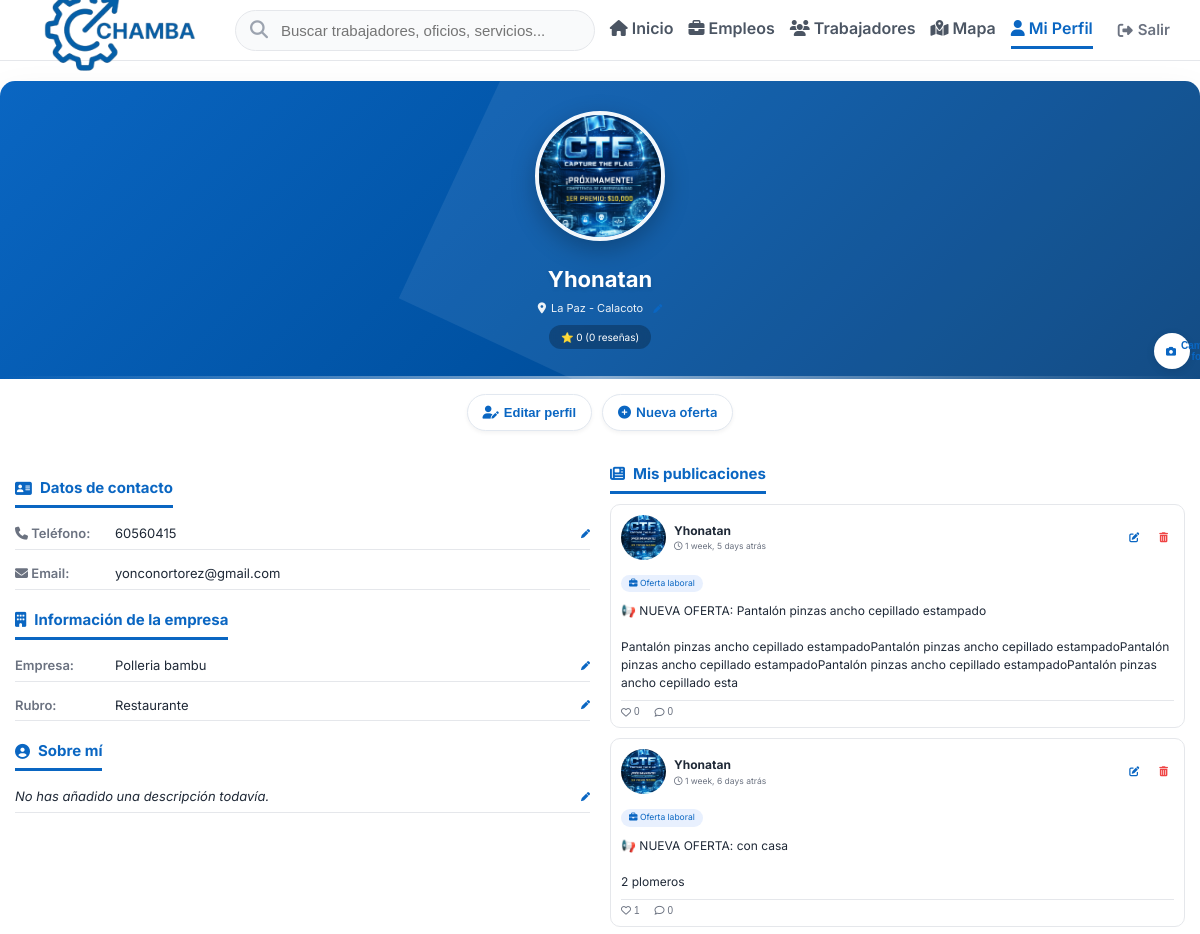
Page /perfil/ (signed in, upper part) on the earlier database version.
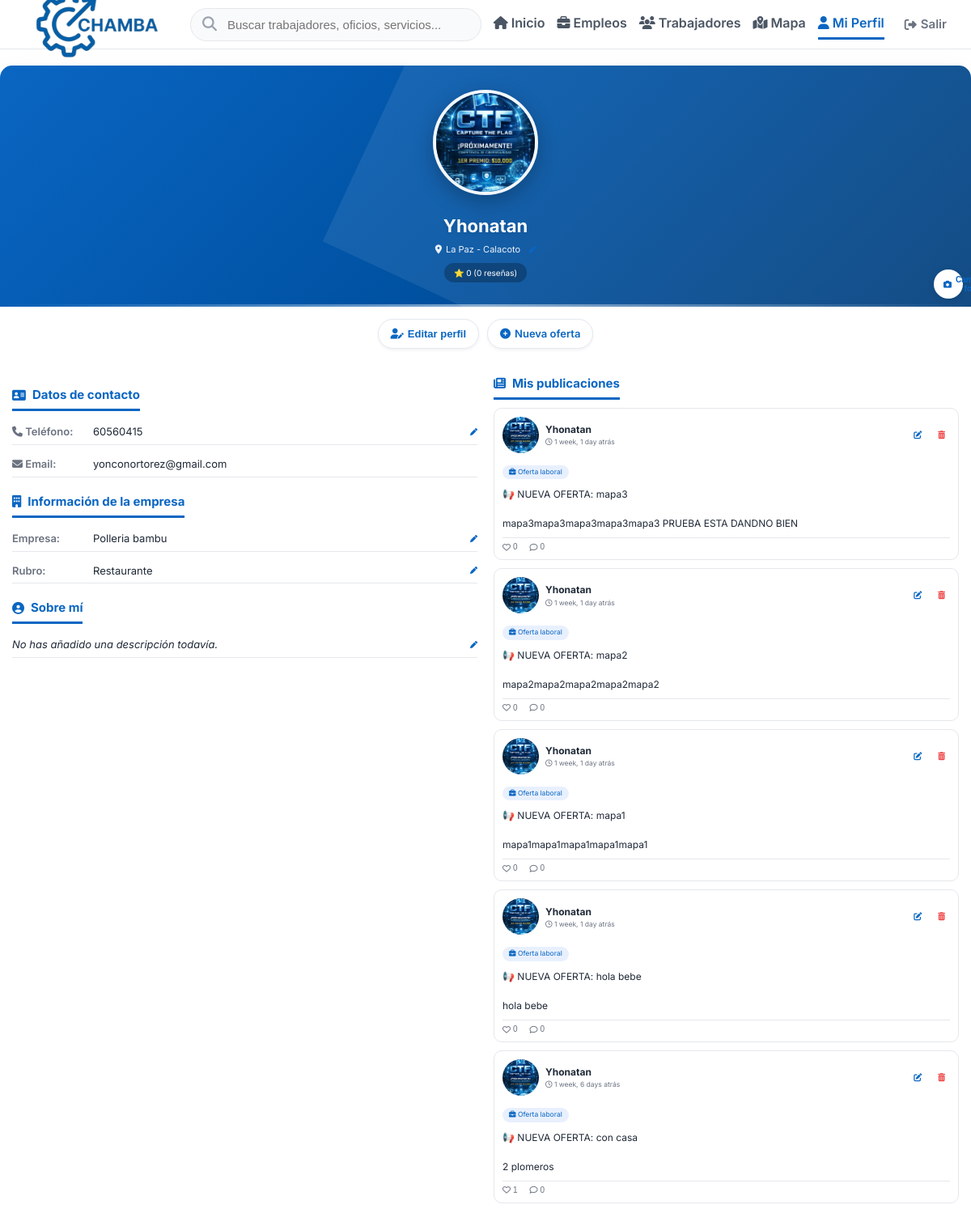
Same page on the later database version.
### oficios/models.py (models this page shows, shortened)
class Publicacion(models.Model):
    TIPO_CHOICES = (
        ("oferta", "Oferta laboral"),
        ("servicio", "Servicio ofrecido"),
        ("estado", "Estado personal"),
    )
    usuario = models.ForeignKey(
        User, on_delete=models.CASCADE, related_name="publicaciones"
    )
    contenido = models.TextField()
    tipo = models.CharField(max_length=10, choices=TIPO_CHOICES, default="estado")
    imagen = models.ImageField(upload_to="publicaciones/", blank=True, null=True)
    fecha_creacion = models.DateTimeField(default=timezone.now)
    class Meta:
        ordering = ["-fecha_creacion"]

class Perfil(models.Model):
    TIPO_CHOICES = (
        ("trabajador", "Trabajador de Oficio"),
        ("empleador", "Empleador"),
    )
    usuario = models.OneToOneField(
        User, on_delete=models.CASCADE, related_name="perfil"
    )
    tipo = models.CharField(max_length=15, choices=TIPO_CHOICES)
    telefono = models.CharField(max_length=25)
    ubicacion = models.CharField(max_length=150)
    foto_perfil = models.ImageField(upload_to="perfiles/", blank=True, null=True)
    oficios = models.CharField(max_length=200, blank=True, null=True)
    descripcion_personal = models.TextField(blank=True, null=True)
    anios_experiencia = models.PositiveIntegerField(default=0, blank=True, null=True)
    disponible = models.BooleanField(default=True)
    fotos_portafolio = models.TextField(blank=True, null=True)
    contactos_externos = models.JSONField(blank=True, null=True)
    nombre_empresa = models.CharField(max_length=150, blank=True, null=True)
    rubro = models.CharField(max_length=100, blank=True, null=True)
    promedio_calificacion = models.DecimalField(
        max_digits=3, decimal_places=2, default=0.0
    )
    total_calificaciones = models.PositiveIntegerField(default=0)
    fecha_registro = models.DateTimeField(auto_now_add=True)

class Like(models.Model):
    usuario = models.ForeignKey(User, on_delete=models.CASCADE, related_name="likes")
    publicacion = models.ForeignKey(
        Publicacion, on_delete=models.CASCADE, related_name="likes"
    )
    fecha = models.DateTimeField(auto_now_add=True)
    class Meta:
        unique_together = (
            "usuario",
            "publicacion",
        )  # Un like por usuario por publicación
        ordering = ["-fecha"]

### oficios/views.py (the view)
# urls.py: path("perfil/", views.perfil_user, name="perfil"),
@login_required
def perfil_user(request):
    from .models import PortafolioFoto, Calificacion
    calificaciones = Calificacion.objects.filter(calificado=request.user).select_related('calificador').order_by('-fecha')[:10]
    context = {
        "portafolio_fotos": (
            PortafolioFoto.objects.filter(trabajador=request.user).order_by("orden")
            if request.user.perfil.tipo == "trabajador"
            else []
        ),
        "mis_publicaciones": Publicacion.objects.filter(usuario=request.user).order_by("-fecha_creacion"),
        "ofertas": (
            Oferta.objects.filter(empleador=request.user, activa=True)
            if request.user.perfil.tipo == "empleador"
            else []
        ),
        "calificaciones": calificaciones,
        "anios_experiencia": request.user.perfil.anios_experiencia or 0,
        "descripcion_personal": request.user.perfil.descripcion_personal or "No has añadido una descripción todavía.",
    }
    return render(request, "perfil.html", context)

### oficios/templates/perfil.html (shortened to what the changed rows need)
{% load static %}
<!DOCTYPE html>
<html lang="es">
<head>
    <link rel="stylesheet" href="https://cdnjs.cloudflare.com/ajax/libs/font-awesome/6.5.0/css/all.min.css">
    <link rel="stylesheet" href="{% static 'css/principal.css' %}">
</head>
<body class="chamba-dashboard">
    <div class="perfil-container">
        <div class="perfil-header">
            <h1>{{ user.get_full_name|default:user.username }}</h1>
        </div>
        <div class="perfil-two-columns">
            <div class="col-publicaciones">
                <div id="publicacionesLista">
                    {% if mis_publicaciones %}
                        {% for pub in mis_publicaciones %}
                        <div class="publicacion-card" id="publicacion-{{ pub.id }}">
                            <div class="publicacion-header">
                                {% if pub.usuario.perfil.foto_perfil %}
                                <img src="{{ pub.usuario.perfil.foto_perfil.url }}" class="publicacion-avatar">
                                {% else %}
                                <img src="https://ui-avatars.com/api/?background=0A66C2&color=fff&name={{ pub.usuario.username }}" class="publicacion-avatar">
                                {% endif %}
                                <div>
                                    <div class="publicacion-user">{{ pub.usuario.get_full_name|default:pub.usuario.username }}</div>
                                    <div class="publicacion-fecha">
                                        <i class="far fa-clock"></i> {{ pub.fecha_creacion|timesince }} atrás
                                    </div>
                                </div>
                                <div class="acciones-publicacion">
                                    <button class="btn-editar-pub" onclick="abrirModalEditarPublicacion({{ pub.id }})" title="Editar publicación">
                                        <i class="fas fa-edit"></i>
                                    </button>
                                    <button class="btn-eliminar-pub" onclick="eliminarPublicacion({{ pub.id }})" title="Eliminar publicación">
                                        <i class="fas fa-trash-alt"></i>
                                    </button>
                                </div>
                            </div>
                            <span class="publicacion-tipo tipo-{{ pub.tipo }}">
                                {% if pub.tipo == "oferta" %}
                                <i class="fas fa-briefcase"></i> Oferta laboral
                                {% elif pub.tipo == "servicio" %}
                                <i class="fas fa-tools"></i> Servicio ofrecido
                                {% else %}
                                <i class="fas fa-comment"></i> Estado personal
                                {% endif %}
                            </span>
                            <p class="publicacion-contenido" id="contenido-pub-{{ pub.id }}">{{ pub.contenido|linebreaksbr }}</p>
                            <div class="publicacion-botones">
                                <button class="btn-like" onclick="toggleLike({{ pub.id }})">
                                    <i id="like-icon-{{ pub.id }}" class="fa-{% if user in pub.likes.all %}solid{% else %}regular{% endif %} fa-heart"></i>
                                    <span id="like-count-{{ pub.id }}">{{ pub.likes.count }}</span>
                                </button>
                                <button class="btn-comentar" onclick="abrirModalComentarios({{ pub.id }})">
                                    <i class="fa-regular fa-comment"></i>
                                    <span id="com-count-{{ pub.id }}">{{ pub.comentarios.count }}</span>
                                </button>
                            </div>
                        </div>
                        {% endfor %}
                    {% endif %}
                </div>
            </div>
        </div>
    </div>
</body>
</html>

Differences in the rows shown:
removed Publicacion: usuario.perfil.foto_perfil (picture), usuario.get_full_name "Yhonatan", fecha_creacion "1 week, 5 days", tipo "oferta" (drawn), contenido "📢 NUEVA OFERTA: Pantalón pinzas ancho cepillado estampado Pantalón pinzas ancho cepillado estampadoPantalón pinzas ancho cepillado estampadoPantalón pinzas ancho cepillado estampadoPantalón pinzas ancho cepillado estampadoPantalón pinzas ancho cepillado esta", likes.count "0", comentarios.count "0"
added Publicacion: usuario.perfil.foto_perfil (picture), usuario.get_full_name "Yhonatan", fecha_creacion "1 week, 1 day", tipo "oferta" (drawn), contenido "📢 NUEVA OFERTA: mapa3 mapa3mapa3mapa3mapa3mapa3 PRUEBA ESTA DANDNO BIEN", likes.count "0", comentarios.count "0"
added Publicacion: usuario.perfil.foto_perfil (picture), usuario.get_full_name "Yhonatan", fecha_creacion "1 week, 1 day", tipo "oferta" (drawn), contenido "📢 NUEVA OFERTA: mapa2 mapa2mapa2mapa2mapa2mapa2", likes.count "0", comentarios.count "0"
added Publicacion: usuario.perfil.foto_perfil (picture), usuario.get_full_name "Yhonatan", fecha_creacion "1 week, 1 day", tipo "oferta" (drawn), contenido "📢 NUEVA OFERTA: mapa1 mapa1mapa1mapa1mapa1mapa1", likes.count "0", comentarios.count "0"
added Publicacion: usuario.perfil.foto_perfil (picture), usuario.get_full_name "Yhonatan", fecha_creacion "1 week, 1 day", tipo "oferta" (drawn), contenido "📢 NUEVA OFERTA: hola bebe hola bebe", likes.count "0", comentarios.count "0"
